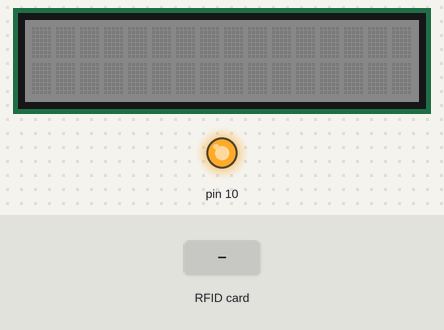
Bench run of a sketch on a simulated Arduino Uno, built with avr-gcc and run on an emulated ATmega328P. Shown: 16×2 character LCD, output pins drawn as LEDs (lit = HIGH). The inputs (shaded band) are chosen by the test bench.

Above: at 1.3 s.
1.4 s: RFID card 5E 7A 19 C4 held to the reader
At 2.2 s:
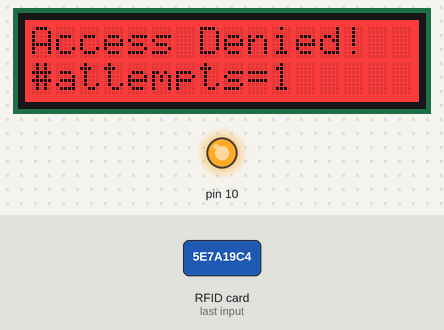
Timing chart, 0 to 4.4 s (numbered marks = the images above; inputs shaded):
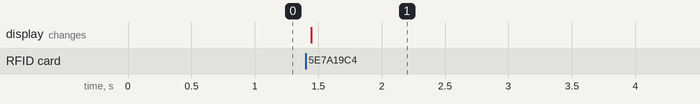

Measured:
- after the input at 1.4 s, the display: changes at once (image 1)

The sketch:

Lab3.ino
```cpp
#include<RFID.h>
#include<SPI.h>
#include<rgb_lcd.h>
#define SS_PIN 0
#define RST_PIN 2
int cardpresent =0, lastcardpresent=0;
int count=0;
RFID myrfid(SS_PIN,RST_PIN);
int red=100;
int green=100;
int blue=100;;
rgb_lcd LCD;


void setup() {
  // put your setup code here, to run once:
  Serial.begin(115200);
  while(!Serial)
  {
    ;
  }
  SPI.begin();
  myrfid.init();
  LCD.begin (16,2);
  LCD.setRGB(red,green,blue);

 }


void loop() {
  // put your main code here, to run repeatedly:
int i;

cardpresent=myrfid.isCard();
if(cardpresent && !lastcardpresent)
{

     if(myrfid.readCardSerial())
    {
//      for(i=0;i<4;i++)
//          {
//           Serial.printf("%3d",myrfid.serNum[i]);
//           Serial.printf("\n");
//          }
         if(myrfid.serNum[0]==230&&myrfid.serNum[1]==237&&myrfid.serNum[2]==137&&myrfid.serNum[3]==161)

             { LCD.setCursor(0,0);
               LCD.printf("Aser Nassar");
               LCD.setRGB(0,255,0);
               delay(5000);
               LCD.setRGB(red,green,blue);
               LCD.clear();
               count=0;


          }
          else
          {
            LCD.setCursor(0,0);
            LCD.printf("Access Denied!");
            LCD.setRGB(255,0,0);
            count=count+1;
            LCD.setCursor(0,1);
            LCD.printf("#attempts=%d",count);
            delay(5000);
            LCD.setRGB(red,green,blue);
            LCD.clear();

          }
      }


  }
  lastcardpresent=cardpresent;
  myrfid.halt();
}
```
